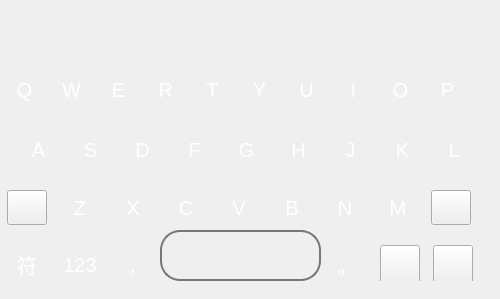
   <widget class="QWidget" name="pageUpper">
    <widget class="QWidget" name="rowUpper1">
     <property name="geometry">
      <rect>
       <x>0</x>
       <y>170</y>
       <width>481</width>
       <height>61</height>
      </rect>
     </property>
     <layout class="QHBoxLayout" name="horizontalLayout_11">
      <item>
       <widget class="QPushButton" name="btnUpper">
        <property name="minimumSize">
         <size>
          <width>40</width>
          <height>35</height>
         </size>
        </property>
        <property name="maximumSize">
         <size>
          <width>20</width>
          <height>20</height>
         </size>
        </property>
        <property name="styleSheet">
         <string notr="true">border-image: url(:/qq/controls/res/qq/controls/helpers/arrow_right.svg);
QPushButton
{
border:none;
color: rgb(255, 255, 255);
font-size:20px}
QPushButton:pressed
{
    background-color:color: rgb(255, 255, 255);
}</string>
        </property>
        <property name="text">
         <string/>
        </property>
       </widget>
      </item>
      <item>
       <widget class="QPushButton" name="Z_text">
        <property name="minimumSize">
         <size>
          <width>40</width>
          <height>35</height>
         </size>
        </property>
        <property name="maximumSize">
         <size>
          <width>20</width>
          <height>20</height>
         </size>
        </property>
        <property name="styleSheet">
         <string notr="true">
QPushButton
{
border:none;
color: rgb(255, 255, 255);
font-size:20px}
QPushButton:pressed
{
    background-color:color: rgb(255, 255, 255);
}</string>
        </property>
        <property name="text">
         <string>Z</string>
        </property>
       </widget>
      </item>
      <item>
       <widget class="QPushButton" name="X_text">
        <property name="minimumSize">
         <size>
          <width>40</width>
          <height>35</height>
         </size>
        </property>
        <property name="maximumSize">
         <size>
          <width>20</width>
          <height>20</height>
         </size>
        </property>
        <property name="styleSheet">
         <string notr="true">
QPushButton
{
border:none;
color: rgb(255, 255, 255);
font-size:20px}
QPushButton:pressed
{
    background-color:color: rgb(255, 255, 255);
}</string>
        </property>
        <property name="text">
         <string>X</string>
        </property>
       </widget>
      </item>
      <item>
       <widget class="QPushButton" name="C_text">
        <property name="minimumSize">
         <size>
          <width>40</width>
          <height>35</height>
         </size>
        </property>
        <property name="maximumSize">
         <size>
          <width>20</width>
          <height>20</height>
         </size>
        </property>
        <property name="styleSheet">
         <string notr="true">
QPushButton
{
border:none;
color: rgb(255, 255, 255);
font-size:20px}
QPushButton:pressed
{
    background-color:color: rgb(255, 255, 255);
}</string>
        </property>
        <property name="text">
         <string>C</string>
        </property>
       </widget>
      </item>
      <item>
       <widget class="QPushButton" name="V_text">
        <property name="minimumSize">
         <size>
          <width>40</width>
          <height>35</height>
         </size>
        </property>
        <property name="maximumSize">
         <size>
          <width>20</width>
          <height>20</height>
         </size>
        </property>
        <property name="styleSheet">
         <string notr="true">
QPushButton
{
border:none;
color: rgb(255, 255, 255);
font-size:20px}
QPushButton:pressed
{
    background-color:color: rgb(255, 255, 255);
}</string>
        </property>
        <property name="text">
         <string>V</string>
        </property>
       </widget>
      </item>
      <item>
       <widget class="QPushButton" name="B_text">
        <property name="minimumSize">
         <size>
          <width>40</width>
          <height>35</height>
         </size>
        </property>
        <property name="maximumSize">
         <size>
          <width>20</width>
          <height>20</height>
         </size>
        </property>
        <property name="styleSheet">
         <string notr="true">
QPushButton
{
border:none;
color: rgb(255, 255, 255);
font-size:20px}
QPushButton:pressed
{
    background-color:color: rgb(255, 255, 255);
}</string>
        </property>
        <property name="text">
         <string>B</string>
        </property>
       </widget>
      </item>
      <item>
       <widget class="QPushButton" name="N_text">
        <property name="minimumSize">
         <size>
          <width>40</width>
          <height>35</height>
         </size>
        </property>
        <property name="maximumSize">
         <size>
          <width>20</width>
          <height>20</height>
         </size>
        </property>
        <property name="styleSheet">
         <string notr="true">
QPushButton
{
border:none;
color: rgb(255, 255, 255);
font-size:20px}
QPushButton:pressed
{
    background-color:color: rgb(255, 255, 255);
}</string>
        </property>
        <property name="text">
         <string>N</string>
        </property>
       </widget>
      </item>
      <item>
       <widget class="QPushButton" name="M_text">
        <property name="minimumSize">
         <size>
          <width>40</width>
          <height>35</height>
         </size>
        </property>
        <property name="maximumSize">
         <size>
          <width>20</width>
          <height>20</height>
         </size>
        </property>
        <property name="styleSheet">
         <string notr="true">
QPushButton
{
border:none;
color: rgb(255, 255, 255);
font-size:20px}
QPushButton:pressed
{
    background-color:color: rgb(255, 255, 255);
}</string>
        </property>
        <property name="text">
         <string>M</string>
        </property>
       </widget>
      </item>
      <item>
       <widget class="QPushButton" name="btnBackspaceUpper">
        <property name="minimumSize">
         <size>
          <width>40</width>
          <height>35</height>
         </size>
        </property>
        <property name="maximumSize">
         <size>
          <width>20</width>
          <height>20</height>
         </size>
        </property>
        <property name="styleSheet">
         <string notr="true">border-image: url(:/qq/controls/res/qq/controls/icons/icon_trash.svg);

QPushButton
{
border:none;
color: rgb(255, 255, 255);
font-size:20px
}
QPushButton:pressed
{
    background-color:color: rgb(255, 255, 255);
}</string>
        </property>
        <property name="text">
         <string/>
        </property>
       </widget>
      </item>
     </layout>
     <zorder>btnUpper</zorder>
     <zorder>Z_text</zorder>
     <zorder>X_text</zorder>
     <zorder>C_text</zorder>
     <zorder>V_text</zorder>
     <zorder>N_text</zorder>
     <zorder>M_text</zorder>
     <zorder>btnBackspaceUpper</zorder>
     <zorder>B_text</zorder>
    </widget>
    <widget class="QWidget" name="rowUpper2">
     <property name="geometry">
      <rect>
       <x>320</x>
       <y>230</y>
       <width>161</width>
       <height>51</height>
      </rect>
     </property>
     <layout class="QHBoxLayout" name="horizontalLayout_12">
      <item>
       <widget class="QPushButton" name="btnPeriodUpper">
        <property name="minimumSize">
         <size>
          <width>40</width>
          <height>40</height>
         </size>
        </property>
        <property name="maximumSize">
         <size>
          <width>20</width>
          <height>20</height>
         </size>
        </property>
        <property name="styleSheet">
         <string notr="true">
QPushButton
{
border:none;
color: rgb(255, 255, 255);
font-size:20px}
QPushButton:pressed
{
    background-color:color: rgb(255, 255, 255);
}</string>
        </property>
        <property name="text">
         <string>。</string>
        </property>
       </widget>
      </item>
      <item>
       <widget class="QPushButton" name="btnContactUpper">
        <property name="minimumSize">
         <size>
          <width>40</width>
          <height>40</height>
         </size>
        </property>
        <property name="maximumSize">
         <size>
          <width>20</width>
          <height>20</height>
         </size>
        </property>
        <property name="styleSheet">
         <string notr="true">border-image: url(:/qq/controls/res/qq/controls/functions/contacts_icon.svg);
QPushButton
{
border:none;
color: rgb(255, 255, 255);
font-size:20px}
QPushButton:pressed
{
    background-color:color: rgb(255, 255, 255);
}</string>
        </property>
        <property name="text">
         <string/>
        </property>
       </widget>
      </item>
      <item>
       <widget class="QPushButton" name="btnSendUpper">
        <property name="minimumSize">
         <size>
          <width>40</width>
          <height>40</height>
         </size>
        </property>
        <property name="maximumSize">
         <size>
          <width>20</width>
          <height>20</height>
         </size>
        </property>
        <property name="styleSheet">
         <string notr="true">border-image: url(:/qq/controls/res/qq/controls/icons/icon_reply.svg);
QPushButton
{
border:none;
color: rgb(255, 255, 255);
font-size:20px
}
QPushButton:pressed
{
    background-color:color: rgb(255, 255, 255);
}</string>
        </property>
        <property name="text">
         <string/>
        </property>
       </widget>
      </item>
     </layout>
    </widget>
    <widget class="QWidget" name="rowUpper3">
     <property name="geometry">
      <rect>
       <x>0</x>
       <y>50</y>
       <width>481</width>
       <height>61</height>
      </rect>
     </property>
     <layout class="QHBoxLayout" name="horizontalLayout_13">
      <property name="spacing">
       <number>0</number>
      </property>
      <item>
       <widget class="QPushButton" name="Q_text">
        <property name="minimumSize">
         <size>
          <width>45</width>
          <height>40</height>
         </size>
        </property>
        <property name="maximumSize">
         <size>
          <width>20</width>
          <height>20</height>
         </size>
        </property>
        <property name="styleSheet">
         <string notr="true">
QPushButton
{
border:none;
color: rgb(255, 255, 255);
font-size:20px}
QPushButton:pressed
{
    background-color:color: rgb(255, 255, 255);
}</string>
        </property>
        <property name="text">
         <string>Q</string>
        </property>
       </widget>
      </item>
      <item>
       <widget class="QPushButton" name="W_text">
        <property name="minimumSize">
         <size>
          <width>45</width>
          <height>40</height>
         </size>
        </property>
        <property name="maximumSize">
         <size>
          <width>20</width>
          <height>20</height>
         </size>
        </property>
        <property name="styleSheet">
         <string notr="true">
QPushButton
{
border:none;
color: rgb(255, 255, 255);
font-size:20px}
QPushButton:pressed
{
    background-color:color: rgb(255, 255, 255);
}</string>
        </property>
        <property name="text">
         <string>W</string>
        </property>
       </widget>
      </item>
      <item>
       <widget class="QPushButton" name="E_text">
        <property name="minimumSize">
         <size>
          <width>45</width>
          <height>40</height>
         </size>
        </property>
        <property name="maximumSize">
         <size>
          <width>20</width>
          <height>20</height>
         </size>
        </property>
        <property name="styleSheet">
         <string notr="true">
QPushButton
{
border:none;
color: rgb(255, 255, 255);
font-size:20px}
QPushButton:pressed
{
    background-color:color: rgb(255, 255, 255);
}</string>
        </property>
        <property name="text">
         <string>E</string>
        </property>
       </widget>
      </item>
      <item>
       <widget class="QPushButton" name="R_text">
        <property name="minimumSize">
         <size>
          <width>45</width>
          <height>40</height>
         </size>
        </property>
        <property name="maximumSize">
         <size>
          <width>20</width>
          <height>20</height>
         </size>
        </property>
        <property name="styleSheet">
         <string notr="true">
QPushButton
{
border:none;
color: rgb(255, 255, 255);
font-size:20px}
QPushButton:pressed
{
    background-color:color: rgb(255, 255, 255);
}</string>
        </property>
        <property name="text">
         <string>R</string>
        </property>
       </widget>
      </item>
      <item>
       <widget class="QPushButton" name="T_textv">
        <property name="minimumSize">
         <size>
          <width>45</width>
          <height>40</height>
         </size>
        </property>
        <property name="maximumSize">
         <size>
          <width>20</width>
          <height>20</height>
         </size>
        </property>
        <property name="styleSheet">
         <string notr="true">
QPushButton
{
border:none;
color: rgb(255, 255, 255);
font-size:20px}
QPushButton:pressed
{
    background-color:color: rgb(255, 255, 255);
}</string>
        </property>
        <property name="text">
         <string>T</string>
        </property>
       </widget>
      </item>
      <item>
       <widget class="QPushButton" name="Y_text">
        <property name="minimumSize">
         <size>
          <width>45</width>
          <height>40</height>
         </size>
        </property>
        <property name="maximumSize">
         <size>
          <width>20</width>
          <height>20</height>
         </size>
        </property>
        <property name="styleSheet">
         <string notr="true">
QPushButton
{
border:none;
color: rgb(255, 255, 255);
font-size:20px}
QPushButton:pressed
{
    background-color:color: rgb(255, 255, 255);
}</string>
        </property>
        <property name="text">
         <string>Y</string>
        </property>
       </widget>
      </item>
      <item>
       <widget class="QPushButton" name="U_text">
        <property name="minimumSize">
         <size>
          <width>45</width>
          <height>40</height>
         </size>
        </property>
        <property name="maximumSize">
         <size>
          <width>20</width>
          <height>20</height>
         </size>
        </property>
        <property name="styleSheet">
         <string notr="true">
QPushButton
{
border:none;
color: rgb(255, 255, 255);
font-size:20px}
QPushButton:pressed
{
    background-color:color: rgb(255, 255, 255);
}</string>
        </property>
        <property name="text">
         <string>U</string>
        </property>
       </widget>
      </item>
      <item>
       <widget class="QPushButton" name="I_text">
        <property name="minimumSize">
         <size>
          <width>45</width>
          <height>40</height>
         </size>
        </property>
        <property name="maximumSize">
         <size>
          <width>20</width>
          <height>20</height>
         </size>
        </property>
        <property name="styleSheet">
         <string notr="true">
QPushButton
{
border:none;
color: rgb(255, 255, 255);
font-size:20px}
QPushButton:pressed
{
    background-color:color: rgb(255, 255, 255);
}</string>
        </property>
        <property name="text">
         <string>I</string>
        </property>
       </widget>
      </item>
      <item>
       <widget class="QPushButton" name="O_text">
        <property name="minimumSize">
         <size>
          <width>45</width>
          <height>40</height>
         </size>
        </property>
        <property name="maximumSize">
         <size>
          <width>20</width>
          <height>20</height>
         </size>
        </property>
        <property name="styleSheet">
         <string notr="true">
QPushButton
{
border:none;
color: rgb(255, 255, 255);
font-size:20px}
QPushButton:pressed
{
    background-color:color: rgb(255, 255, 255);
}</string>
        </property>
        <property name="text">
         <string>O</string>
        </property>
       </widget>
      </item>
      <item>
       <widget class="QPushButton" name="P_text">
        <property name="minimumSize">
         <size>
          <width>45</width>
          <height>40</height>
         </size>
        </property>
        <property name="maximumSize">
         <size>
          <width>20</width>
          <height>20</height>
         </size>
        </property>
        <property name="styleSheet">
         <string notr="true">
QPushButton
{
border:none;
color: rgb(255, 255, 255);
font-size:20px}
QPushButton:pressed
{
    background-color:color: rgb(255, 255, 255);
}</string>
        </property>
        <property name="text">
         <string>P</string>
        </property>
       </widget>
      </item>
     </layout>
    </widget>
    <widget class="QWidget" name="rowUpper4">
     <property name="geometry">
      <rect>
       <x>10</x>
       <y>110</y>
       <width>481</width>
       <height>61</height>
      </rect>
     </property>
     <layout class="QHBoxLayout" name="horizontalLayout_14">
      <property name="spacing">
       <number>0</number>
      </property>
      <item>
       <widget class="QPushButton" name="A_text">
        <property name="minimumSize">
         <size>
          <width>47</width>
          <height>40</height>
         </size>
        </property>
        <property name="maximumSize">
         <size>
          <width>20</width>
          <height>20</height>
         </size>
        </property>
        <property name="styleSheet">
         <string notr="true">
QPushButton
{
border:none;
color: rgb(255, 255, 255);
font-size:20px}
QPushButton:pressed
{
    background-color:color: rgb(255, 255, 255);
}</string>
        </property>
        <property name="text">
         <string>A</string>
        </property>
       </widget>
      </item>
      <item>
       <widget class="QPushButton" name="S_text">
        <property name="minimumSize">
         <size>
          <width>47</width>
          <height>40</height>
         </size>
        </property>
        <property name="maximumSize">
         <size>
          <width>20</width>
          <height>20</height>
         </size>
        </property>
        <property name="styleSheet">
         <string notr="true">
QPushButton
{
border:none;
color: rgb(255, 255, 255);
font-size:20px}
QPushButton:pressed
{
    background-color:color: rgb(255, 255, 255);
}</string>
        </property>
        <property name="text">
         <string>S</string>
        </property>
       </widget>
      </item>
      <item>
       <widget class="QPushButton" name="D_text">
        <property name="minimumSize">
         <size>
          <width>47</width>
          <height>40</height>
         </size>
        </property>
        <property name="maximumSize">
         <size>
          <width>20</width>
          <height>20</height>
         </size>
        </property>
        <property name="styleSheet">
         <string notr="true">
QPushButton
{
border:none;
color: rgb(255, 255, 255);
font-size:20px}
QPushButton:pressed
{
    background-color:color: rgb(255, 255, 255);
}</string>
        </property>
        <property name="text">
         <string>D</string>
        </property>
       </widget>
      </item>
      <item>
       <widget class="QPushButton" name="F_text">
        <property name="minimumSize">
         <size>
          <width>47</width>
          <height>40</height>
         </size>
        </property>
        <property name="maximumSize">
         <size>
          <width>20</width>
          <height>20</height>
         </size>
        </property>
        <property name="styleSheet">
         <string notr="true">
QPushButton
{
border:none;
color: rgb(255, 255, 255);
font-size:20px}
QPushButton:pressed
{
    background-color:color: rgb(255, 255, 255);
}</string>
        </property>
        <property name="text">
         <string>F</string>
        </property>
       </widget>
      </item>
      <item>
       <widget class="QPushButton" name="G_text">
        <property name="minimumSize">
         <size>
          <width>47</width>
          <height>40</height>
         </size>
        </property>
        <property name="maximumSize">
         <size>
          <width>20</width>
          <height>20</height>
         </size>
        </property>
        <property name="styleSheet">
         <string notr="true">
QPushButton
{
border:none;
color: rgb(255, 255, 255);
font-size:20px}
QPushButton:pressed
{
    background-color:color: rgb(255, 255, 255);
}</string>
        </property>
        <property name="text">
         <string>G</string>
        </property>
       </widget>
      </item>
      <item>
       <widget class="QPushButton" name="H_text">
        <property name="minimumSize">
         <size>
          <width>47</width>
          <height>40</height>
         </size>
        </property>
        <property name="maximumSize">
         <size>
          <width>20</width>
          <height>20</height>
         </size>
        </property>
        <property name="styleSheet">
         <string notr="true">
QPushButton
{
border:none;
color: rgb(255, 255, 255);
font-size:20px}
QPushButton:pressed
{
    background-color:color: rgb(255, 255, 255);
}</string>
        </property>
        <property name="text">
         <string>H</string>
        </property>
       </widget>
      </item>
      <item>
       <widget class="QPushButton" name="J_text">
        <property name="minimumSize">
         <size>
          <width>47</width>
          <height>40</height>
         </size>
        </property>
        <property name="maximumSize">
         <size>
          <width>20</width>
          <height>20</height>
         </size>
        </property>
        <property name="styleSheet">
         <string notr="true">
QPushButton
{
border:none;
color: rgb(255, 255, 255);
font-size:20px}
QPushButton:pressed
{
    background-color:color: rgb(255, 255, 255);
}</string>
        </property>
        <property name="text">
         <string>J</string>
        </property>
       </widget>
      </item>
      <item>
       <widget class="QPushButton" name="K_text">
        <property name="minimumSize">
         <size>
          <width>47</width>
          <height>40</height>
         </size>
        </property>
        <property name="maximumSize">
         <size>
          <width>20</width>
          <height>20</height>
         </size>
        </property>
        <property name="styleSheet">
         <string notr="true">
QPushButton
{
border:none;
color: rgb(255, 255, 255);
font-size:20px}
QPushButton:pressed
{
    background-color:color: rgb(255, 255, 255);
}</string>
        </property>
        <property name="text">
         <string>K</string>
        </property>
       </widget>
      </item>
      <item>
       <widget class="QPushButton" name="L_text">
        <property name="minimumSize">
         <size>
          <width>47</width>
          <height>40</height>
         </size>
        </property>
        <property name="maximumSize">
         <size>
          <width>20</width>
          <height>20</height>
         </size>
        </property>
        <property name="styleSheet">
         <string notr="true">
QPushButton
{
border:none;
color: rgb(255, 255, 255);
font-size:20px}
QPushButton:pressed
{
    background-color:color: rgb(255, 255, 255);
}</string>
        </property>
        <property name="text">
         <string>L</string>
        </property>
       </widget>
      </item>
     </layout>
    </widget>
    <widget class="QWidget" name="rowUpper5">
     <property name="geometry">
      <rect>
       <x>0</x>
       <y>230</y>
       <width>161</width>
       <height>51</height>
      </rect>
     </property>
     <layout class="QHBoxLayout" name="horizontalLayout_15">
      <item>
       <widget class="QPushButton" name="btnDeadUpper">
        <property name="minimumSize">
         <size>
          <width>40</width>
          <height>40</height>
         </size>
        </property>
        <property name="maximumSize">
         <size>
          <width>20</width>
          <height>20</height>
         </size>
        </property>
        <property name="styleSheet">
         <string notr="true">
QPushButton
{
border:none;
color: rgb(255, 255, 255);
font-size:20px}
QPushButton:pressed
{
    background-color:color: rgb(255, 255, 255);
}</string>
        </property>
        <property name="text">
         <string>符</string>
        </property>
       </widget>
      </item>
      <item>
       <widget class="QPushButton" name="btnNumUpper">
        <property name="minimumSize">
         <size>
          <width>40</width>
          <height>40</height>
         </size>
        </property>
        <property name="maximumSize">
         <size>
          <width>20</width>
          <height>20</height>
         </size>
        </property>
        <property name="styleSheet">
         <string notr="true">
QPushButton
{
border:none;
color: rgb(255, 255, 255);
font-size:20px}
QPushButton:pressed
{
    background-color:color: rgb(255, 255, 255);
}</string>
        </property>
        <property name="text">
         <string>123</string>
        </property>
       </widget>
      </item>
      <item>
       <widget class="QPushButton" name="btnCommaUpper">
        <property name="minimumSize">
         <size>
          <width>40</width>
          <height>40</height>
         </size>
        </property>
        <property name="maximumSize">
         <size>
          <width>20</width>
          <height>20</height>
         </size>
        </property>
        <property name="styleSheet">
         <string notr="true">
QPushButton
{
border:none;
color: rgb(255, 255, 255);
font-size:20px}
QPushButton:pressed
{
    background-color:color: rgb(255, 255, 255);
}</string>
        </property>
        <property name="text">
         <string>,</string>
        </property>
       </widget>
      </item>
     </layout>
    </widget>
    <widget class="QPushButton" name="btnSpaceUpper">
     <property name="geometry">
      <rect>
       <x>160</x>
       <y>230</y>
       <width>161</width>
       <height>51</height>
      </rect>
     </property>
     <property name="styleSheet">
      <string notr="true">QPushButton
{
	border-color: rgb(0, 0, 0);
	border:2px solid #777777;
    color:white;
    border-radius:20px;
}
QPushButton:pressed
{
    background-color:
	color: rgb(255, 255, 255);
}
</string>
     </property>
     <property name="text">
      <string/>
     </property>
    </widget>
    <widget class="QLabel" name="bgUpper">
     <property name="geometry">
      <rect>
       <x>0</x>
       <y>-1</y>
       <width>490</width>
       <height>290</height>
      </rect>
     </property>
     <property name="minimumSize">
      <size>
       <width>490</width>
       <height>290</height>
      </size>
     </property>
     <property name="maximumSize">
      <size>
       <width>490</width>
       <height>290</height>
      </size>
     </property>
     <property name="styleSheet">
      <string notr="true">image: url(:/images/195534fdcf37d6cdabbf9263959b94e4.jpg);
border-image: url(:/images/195534fdcf37d6cdabbf9263959b94e4.jpg);</string>
     </property>
     <property name="text">
      <string/>
     </property>
    </widget>
    <zorder>bgUpper</zorder>
    <zorder>rowUpper1</zorder>
    <zorder>rowUpper2</zorder>
    <zorder>rowUpper3</zorder>
    <zorder>rowUpper4</zorder>
    <zorder>rowUpper5</zorder>
    <zorder>btnSpaceUpper</zorder>
   </widget>
